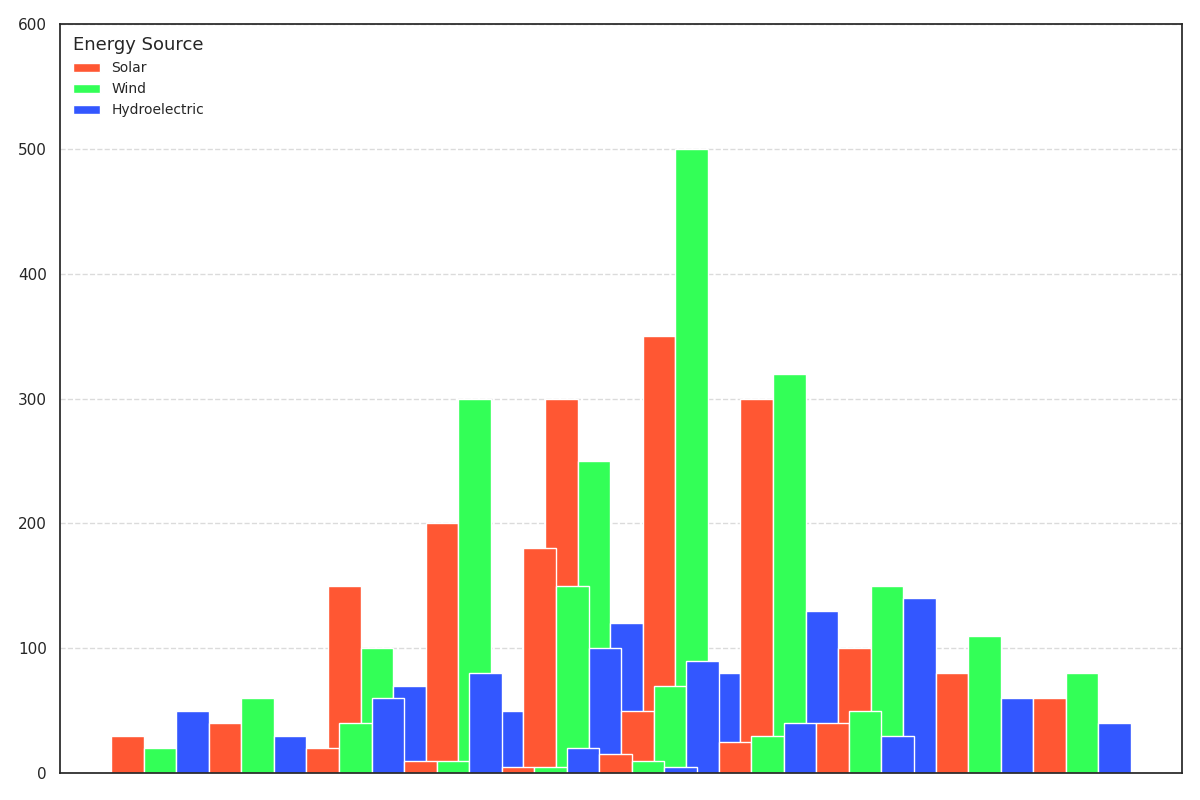

Recreate this plot in Python.
import matplotlib.pyplot as plt
import numpy as np

# Data representing renewable energy adoption in Gigawatts.
asia = [[30, 20, 50], [150, 100, 70], [300, 250, 120]]
europe = [[40, 60, 30], [200, 300, 50], [350, 500, 80]]
north_america = [[20, 40, 60], [180, 150, 100], [300, 320, 130]]
south_america = [[10, 10, 80], [50, 70, 90], [100, 150, 140]]
africa = [[5, 5, 20], [25, 30, 40], [80, 110, 60]]
oceania = [[15, 10, 5], [40, 50, 30], [60, 80, 40]]
data = [asia, europe, north_america, south_america, africa, oceania]

colors = ['#ff5733', '#33ff57', '#3357ff']
sources = ['Solar', 'Wind', 'Hydroelectric']

fig, ax = plt.subplots(figsize=(12, 8))

bar_width = 0.15
x_positions = np.arange(3)  # Three decades: 2000s, 2010s, 2020s

# Plot multiple bar charts for each continent and energy source
for i, continent_data in enumerate(data):
    solar, wind, hydro = np.array(continent_data).T
    
    x_offset = i * bar_width * len(sources)

    ax.bar(x_positions + x_offset, solar, color=colors[0], label=sources[0] if i == 0 else "", width=bar_width)
    ax.bar(x_positions + x_offset + bar_width, wind, color=colors[1], label=sources[1] if i == 0 else "", width=bar_width)
    ax.bar(x_positions + x_offset + 2 * bar_width, hydro, color=colors[2], label=sources[2] if i == 0 else "", width=bar_width)

ax.set_ylim(0, 600)
ax.set_xticks([])  # Remove x-axis ticks
ax.grid(axis='y', linestyle='--', alpha=0.7)

ax.legend(loc='upper left', fontsize=10, frameon=False, title='Energy Source', title_fontsize='13')

plt.tight_layout()
plt.show()
